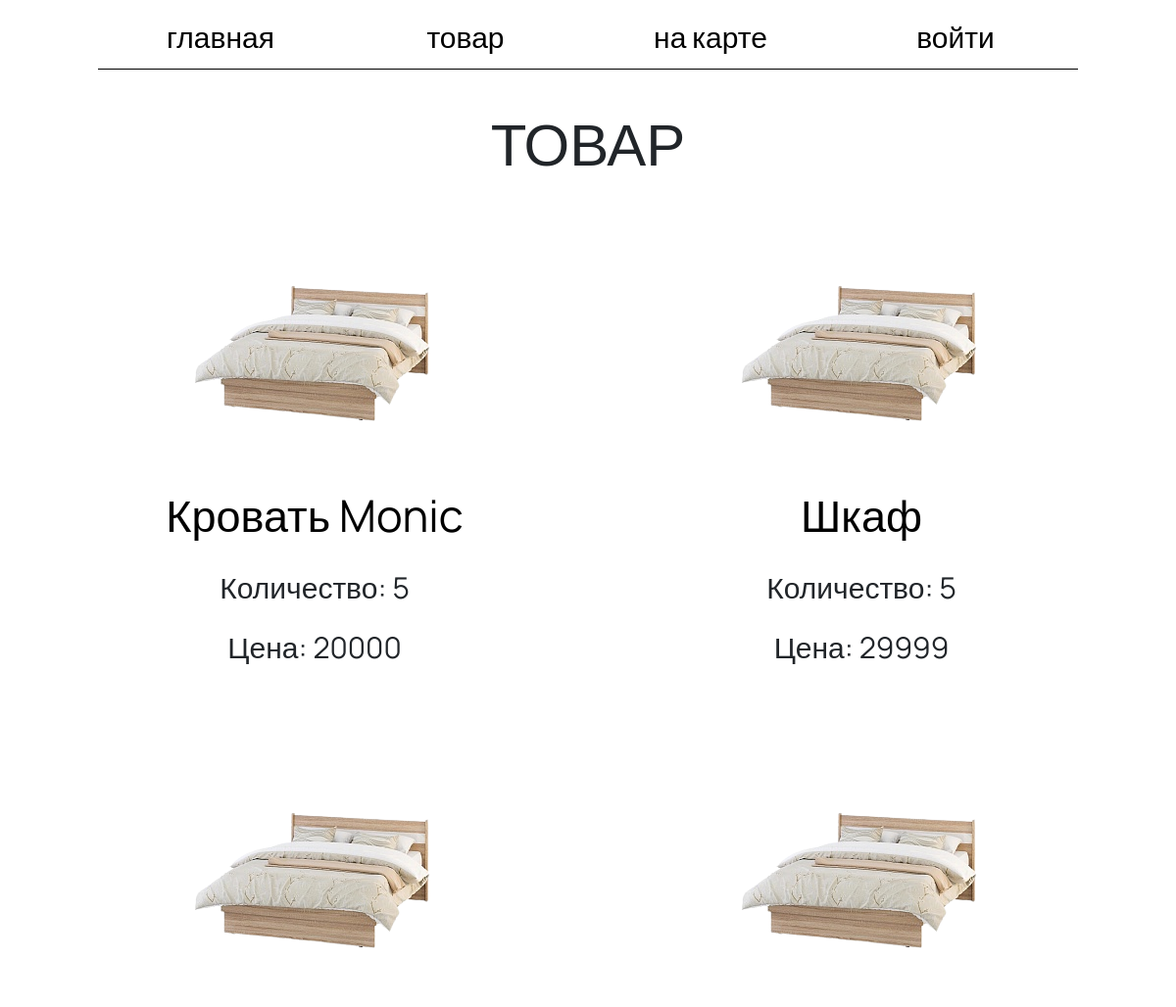
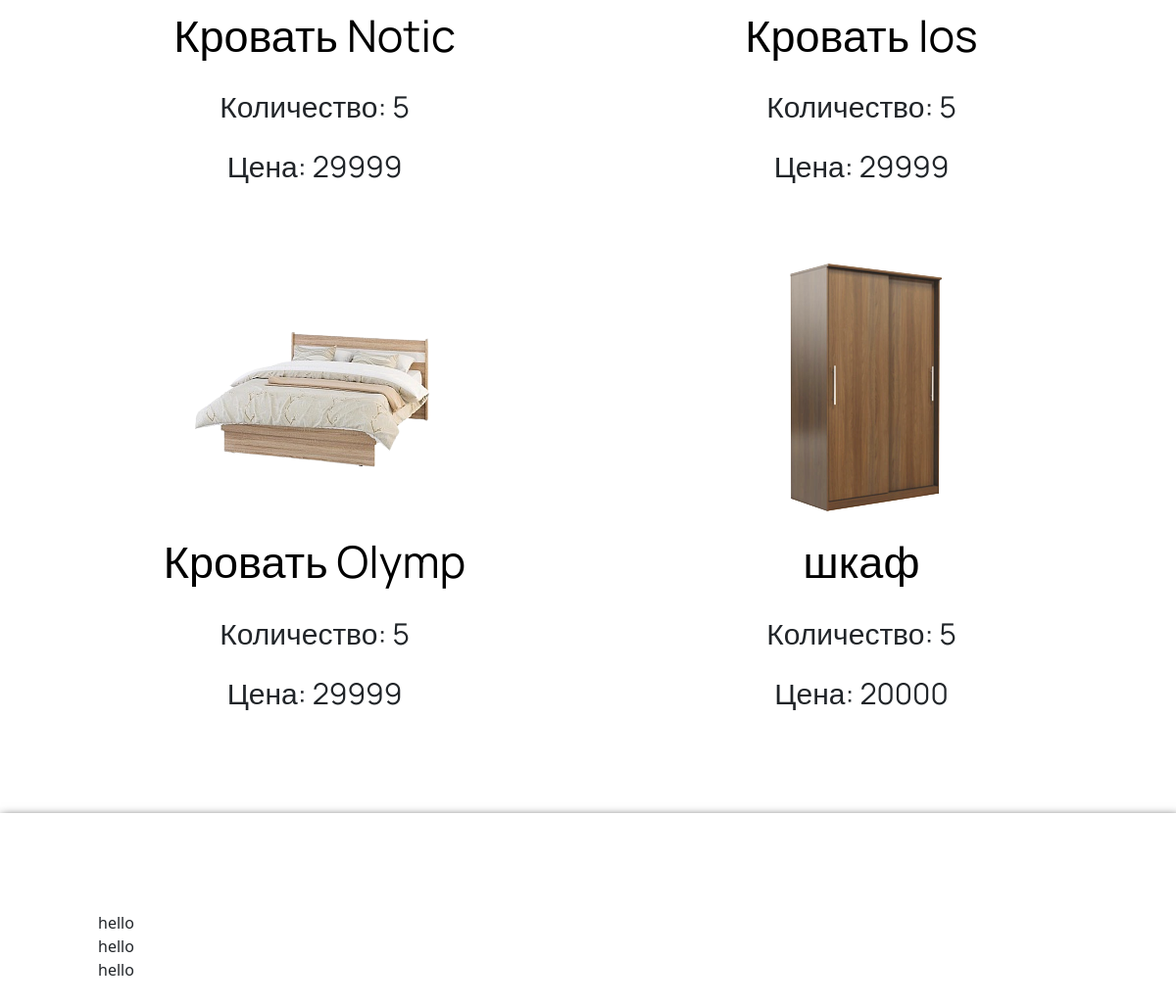
Page /products on the committed database (2 pictures, top to bottom).
### data/products.py (models this page shows)
class Product(SqlAlchemyBase):
    __tablename__ = 'products'
    id = sqlalchemy.Column(sqlalchemy.Integer, primary_key=True, autoincrement=True)
    name = sqlalchemy.Column(sqlalchemy.String, unique=True)
    count = sqlalchemy.Column(sqlalchemy.Integer, nullable=True)
    price = sqlalchemy.Column(sqlalchemy.Integer, nullable=True)
    image_name = sqlalchemy.Column(sqlalchemy.String)

### main.py (the view)
@app.route('/products')
def products():
    db_sess = db_session.create_session()
    all_products = db_sess.query(Product).all()
    return render_template('products.html', products=all_products, title='Товары')

### data/db_session.py (called while the page is built)
def create_session() -> Session:
    global __factory
    return __factory()

### templates/products.html
{% extends "base.html" %}
{% block content %}
    <div class="products_title">ТОВАР</div>
    <div class="product_body">
        {% for item in products %}
        <div class="row_product">
            <p class="product_img"><img src="{{url_for('static', filename=item.image_name)}}" class="product_img"></p>
            <p><a class="product_title" href="products/{{ item.id }}">{{ item.name }}</a></p>
            <p class="product_set">Количество: {{ item.count }}</p>
            <p class="product_set">Цена: {{ item.price }}</p>
        </div>
        {% endfor %}
    </div>
{% endblock %}

### templates/base.html (shortened to what this page needs)
<!DOCTYPE html>
<html lang="en">
<head>
    <link rel="stylesheet" href="{{ url_for('static',filename='styles/style_base.css') }}">
    <link rel="stylesheet" href="{{ url_for('static',filename='styles/style_products.css') }}">
     <link href="https://cdn.jsdelivr.net/npm/bootstrap@5.1.3/dist/css/bootstrap.min.css" rel="stylesheet">
</head>
<body>
  <div class="menu">
    <div class="menu__body">
      <a href="/" class="menu__button">главная</a>
      <a href="/products" class="menu__button">товар</a>
      <a href="https://static-maps.yandex.ru/1.x/?ll=37.773085,55.425846&l=map&z=17&pt=37.773085,55.42584" class="menu__button">на карте</a>
      {% if current_user.is_authenticated %}
        <a class="menu__button" href="/profile">{{ current_user.name }}</a>
      {% else %}
        <a class="menu__button" href="/login">войти</a>
      {% endif %}
    </div>
  </div>
  <main role="main" class="container">
      {% block content %}{% endblock %}
  </main>
  <br>
    <footer class="footer">
      <div class="footer_content">
        <div class="footer_column">
          hello
        </div>
        <div class="footer_column">
          hello
        </div>
        <div class="footer_column">
          hello
        </div>
      </div>
    </footer>
</body>
</html>

### static/styles/style_base.css (style rules this page uses)
html,body { height: 100%; width: 100%; margin: 0; padding: 0; }
.menu { display: grid; grid-template: 1fr / minmax(auto, 100px) 1fr minmax(auto, 100px); position: sticky; top: 0%; background: white; }
.menu__body { grid-column: 2 / 3; display: grid; grid-template: 1fr / repeat(4, 1fr); margin-top: 15px; border-bottom: 1px solid black; padding-bottom: 10px; }
.menu__button { transition-duration: 0.3s; font-family: 'Manrope', sans-serif; font-size: 30px; text-align: center; text-decoration-line: none; color: black; }
.footer { grid-area: footer; margin-top: 30px; padding: 100px; box-shadow: 2px 5px 10px 1px black; }

### static/styles/style_products.css (style rules this page uses)
p { text-align: center; }
.product_body { display: grid; grid-template: 1fr / 1fr 1fr 1fr; }
.products_title { font-family: 'Manrope', sans-serif; font-size: 60px; text-align: center; margin-top: 30px; }
.product_title { transition-duration: 0.3s; font-family: 'Manrope', sans-serif; font-size: 45px; text-align: center; text-decoration-line: none; color: black; }
.product_set { font-family: 'Manrope', sans-serif; font-size: 30px; }
.row_product { margin: 30px; }
@media (max-width: 1200px) { .product_body { display: grid; grid-template: 1fr / 1fr 1fr; } }

### rows in the picture
Product: image_name (picture), name "Кровать Monic", count "5", price "20000"
Product: image_name (picture), name "Шкаф", count "5", price "29999"
Product: image_name (picture), name "Кровать Notic", count "5", price "29999"
Product: image_name (picture), name "Кровать Ios", count "5", price "29999"
Product: image_name (picture), name "Кровать Olymp", count "5", price "29999"
Product: image_name (picture), name "шкаф", count "5", price "20000"
